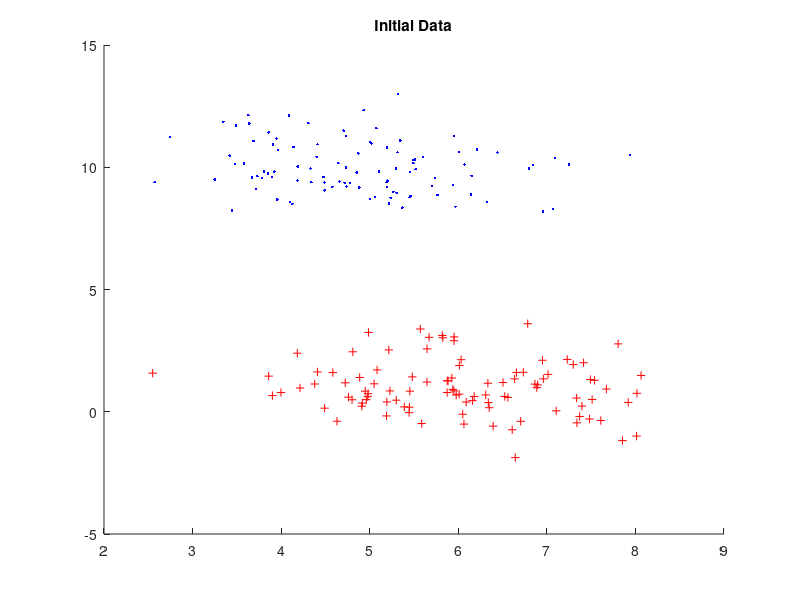
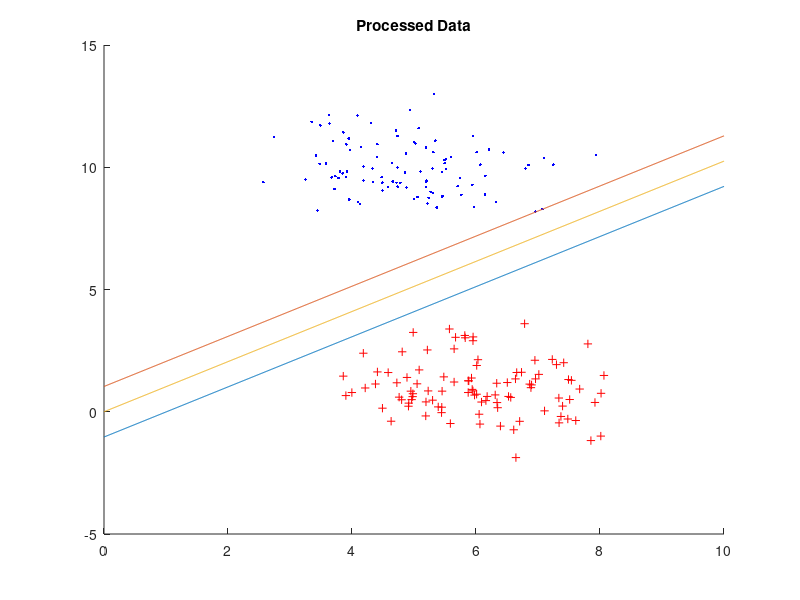

These charts were generated, in order, by the following MATLAB code:
%SVMNoSlack

clear all
clc;clf;
%Data Sets
set1 = mvnrnd([5 10],[1,1],100);
set2 = mvnrnd([6 1],[1,1],100);

%Plot Data
figure;
title('Initial Data')
hold on;
plot(set1(:,1),set1(:,2), 'b.')
plot(set2(:,1),set2(:,2), 'r+')
hold off;

%Data Portions
TotalData = [set1;set2];
TotalX = TotalData(:,1);
TotalY = TotalData(:,2);
one = zeros(length(set1)+length(set2),1);
Z = cat(2,one,TotalX,TotalY);



%Parameters for quadprog
H = [1 0 0;0 1 0;0 0 1];
W = [1 1 1];
Y = diag([ones(length(set1),1);-ones(length(set1),1)]);
b = -ones(length(set1)+length(set2),1);
A = -Y*Z;

%Run Quadprog
Result = quadprog(H,[],A,b);
Class1 = [];
Class2 = [];
for i = 1:length(Z)
   %Calculate the output value
    Output = Result(1) + TotalX(i)*Result(2) + TotalY(i)*Result(3);
    %Class1
    if(Output >= 1)
        Class1 = [Class1;TotalX(i) TotalY(i)];
    %Class2    
    elseif(Output <= -1)
        Class2 = [Class2;TotalX(i) TotalY(i)]; 
    end  
    
end
X = [0:0.01:10];
figure;
title("Processed Data");
hold on
%Plot Data
plot(Class1(:,1),Class1(:,2),'b.'); %plot
plot(Class2(:,1),Class2(:,2),'r+');
%Draw boundry lines
plot(X,-1*(Result(1)+Result(2)*X+1)/Result(3));
plot(X,-1*(Result(1)+Result(2)*X-1)/Result(3));
plot(X,-1*(Result(1)+Result(2)*X)/Result(3));
hold off


